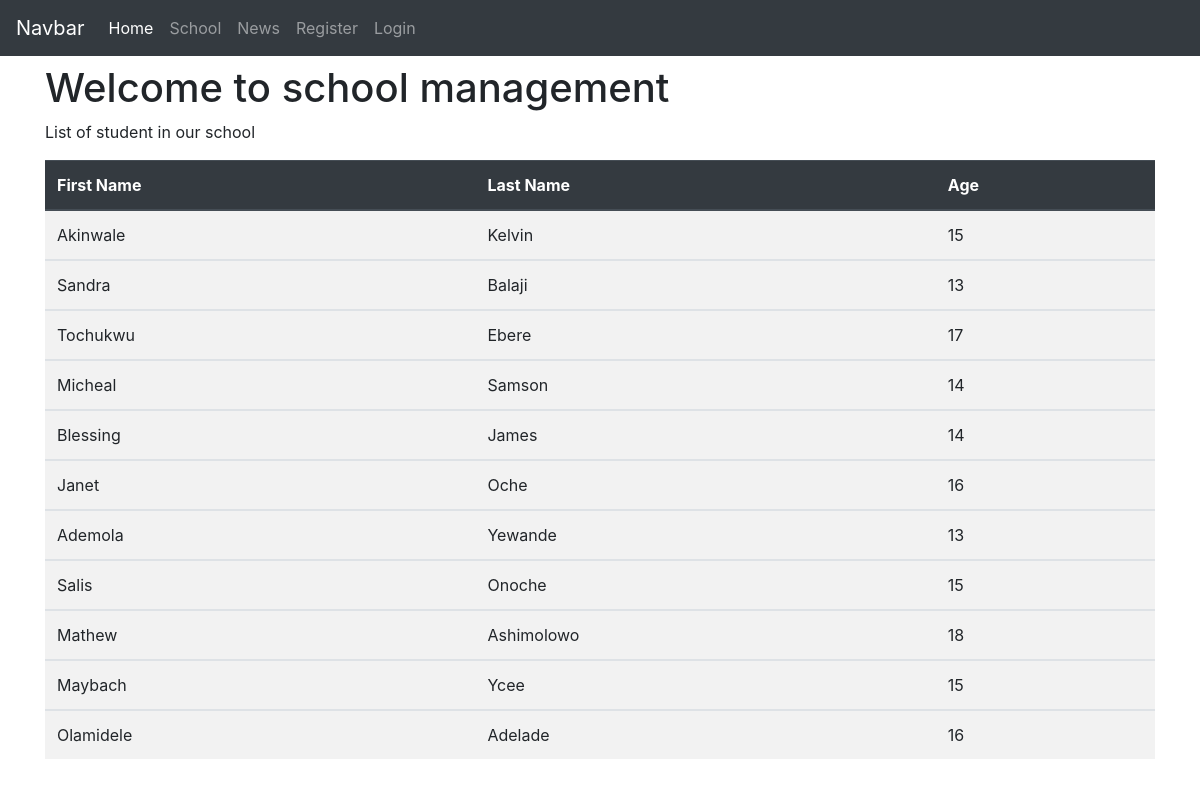
The page /schools/ on the database as committed earlier.
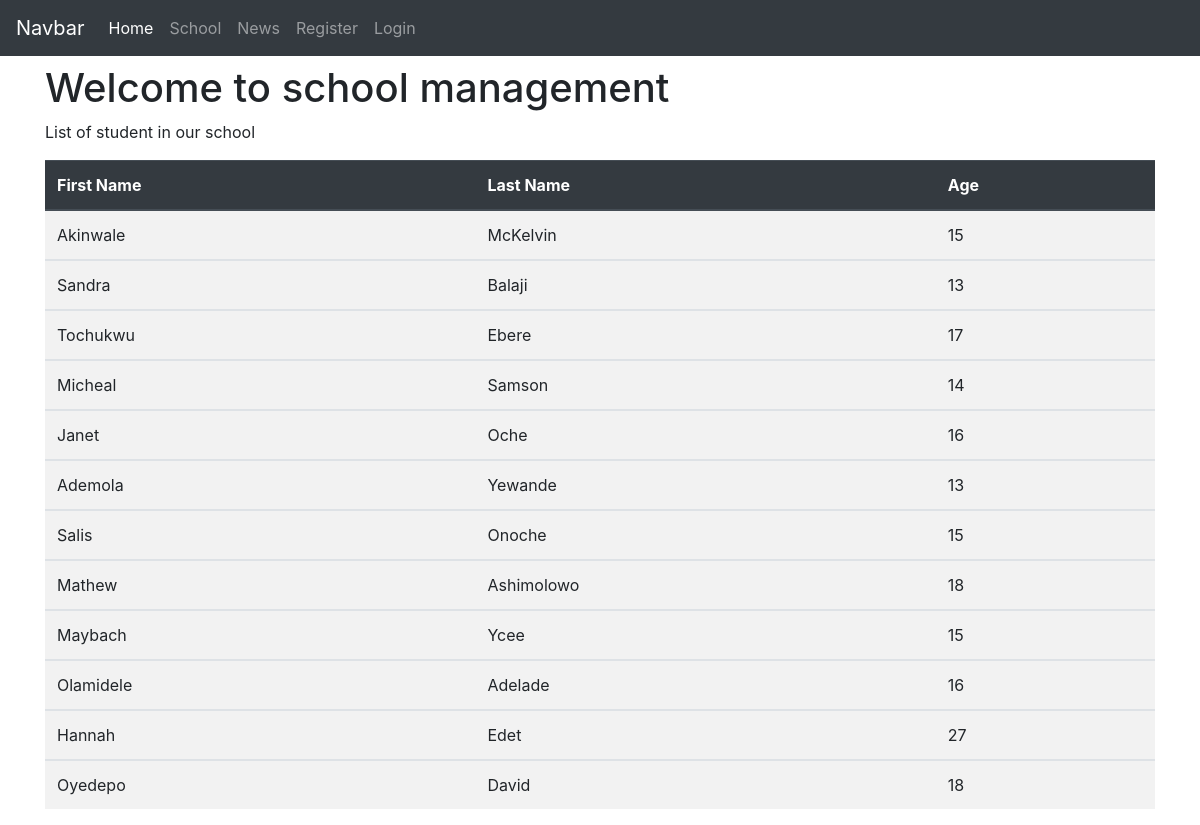
The same page on the database as committed later.
### school/models.py (models this page shows, shortened)
class Student(models.Model):
    first_name = models.CharField(max_length=50)
    last_name = models.CharField(max_length=50)
    age = models.IntegerField()

### school/views.py (the view)
# urls.py: 2. Add a URL to urlpatterns:  path('', views.home, name='home')
def home(request):
    qs = Student.objects.all()
    template_name = 'school/home.html'
    context = {
        'students':qs
    }
    return render(request, template_name, context)

### school/templates/school/home.html
{% extends 'base.html' %} {% block title_block %} school home page {% endblock %} {% block content %}
<h1>Welcome to school management</h1>
<p>List of student in our school</p>
<table class="table table-striped table-hover">
    <thead class="thead-dark">
        <tr>
            <th>First Name</th>
            <th>Last Name</th>
            <th>Age</th>
        </tr>
    </thead>
    {% for student in students %}
    <tbody>
        <tr>
            <td>{{ student.first_name }}</td>
            <td>{{ student.last_name }}</td>
            <td>{{ student.age }}</td>
        </tr>
    </tbody>
    {% endfor %}
</table>
{% endblock %}

### templates/base.html (shortened to what this page needs)
<!doctype html>
<html lang="en">
  <head>
    <link rel="stylesheet" href="https://stackpath.bootstrapcdn.com/bootstrap/4.4.1/css/bootstrap.min.css">
  </head>
  <body>
  {% include 'navbar.html' %}
    <div class="container mt-4">
        <div class="mt-5 pt-3">
             {% block content %}
            {% endblock  %}
        </div>
    </div>
  </body>
</html>

### templates/navbar.html (shortened to what this page needs)
<nav class="navbar fixed-top navbar-expand-lg navbar-dark bg-dark">
  <a class="navbar-brand" href="#">Navbar</a>
  <div class="collapse navbar-collapse" id="navbarNavAltMarkup">
    <div class="navbar-nav">
      <a class="nav-item nav-link active" href="#">Home <span class="sr-only">(current)</span></a>
      <a class="nav-item nav-link" href="{% url 'home' %}">School</a>
      <a class="nav-item nav-link" href="#">News</a>
      {% if user.is_authenticated %}
        <a class="nav-item nav-link" href=" {% url 'logout' %}">Logout</a>
        <a class="nav-item nav-link" href=" {% url 'profile' %}">Profile</a>
      {% else %}
        <a class="nav-item nav-link" href="{% url 'register' %}">Register</a>
        <a class="nav-item nav-link" href=" {% url 'login' %}">Login</a>
      {% endif %}
    </div>
  </div>
</nav>

Rows that differ between the two databases and show on the page:
removed Student: first_name "Blessing", last_name "James", age "14"
changed Student "Akinwale": last_name "Kelvin" → "McKelvin"
added Student: first_name "Hannah", last_name "Edet", age "27"
added Student: first_name "Oyedepo", last_name "David", age "18"
